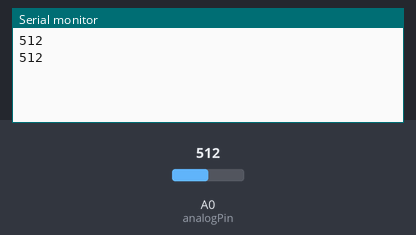
The sketch below on a simulated Arduino Uno, built with avr-gcc and run on an emulated ATmega328P. Parts: the last lines printed to the serial monitor. Inputs (shaded band) come from the test bench; at power-on: A0 (analogPin) = 512.

Above: at 1.8 s.
1.9 s: A0 (analogPin) set to 716
At 2.5 s:
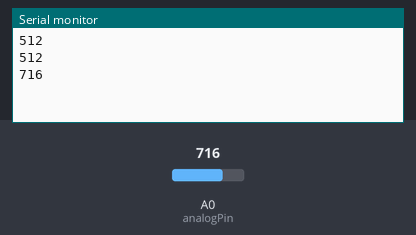
3.4 s: A0 (analogPin) set to 900
At 4.8 s:
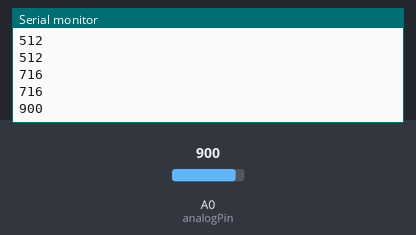
Timing chart, 0 to 6.4 s (numbered marks = the images above; inputs shaded):
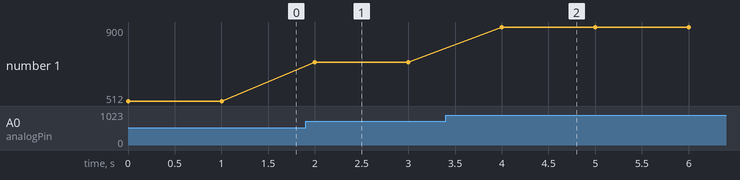

Measured:
- after the input at 1.9 s, the serial monitor: prints a new line after 0.10 s (image 1)
- after the input at 3.4 s, the serial monitor: prints a new line after 0.60 s (image 2)
- plotted number 1: 512 → 716 after the input at 1.9 s, 716 → 900 after the input at 3.4 s

The sketch:

tempget2.ino
```cpp
//Analog Temperature Sensor
int analogPin = A0; // Analog Temperature Sensor pin A0 to pin A0

// variables will change:
int Astate = 0; // variable for reading status of A0
//int temp2 = Astate * 12300;
//float temp2 = 1/temp;

void setup()
{
Serial.begin(9600); // initialize serial communications at 9600 bps
}


void loop()
{
Astate = analogRead(analogPin); // read Analog Temperature Sensor A0 value (set point)
Serial.println(Astate);//print the value of temp


delay(1000); // controls speed of Analog Temperature Sensor and Serial Monitor display rate
}
```
